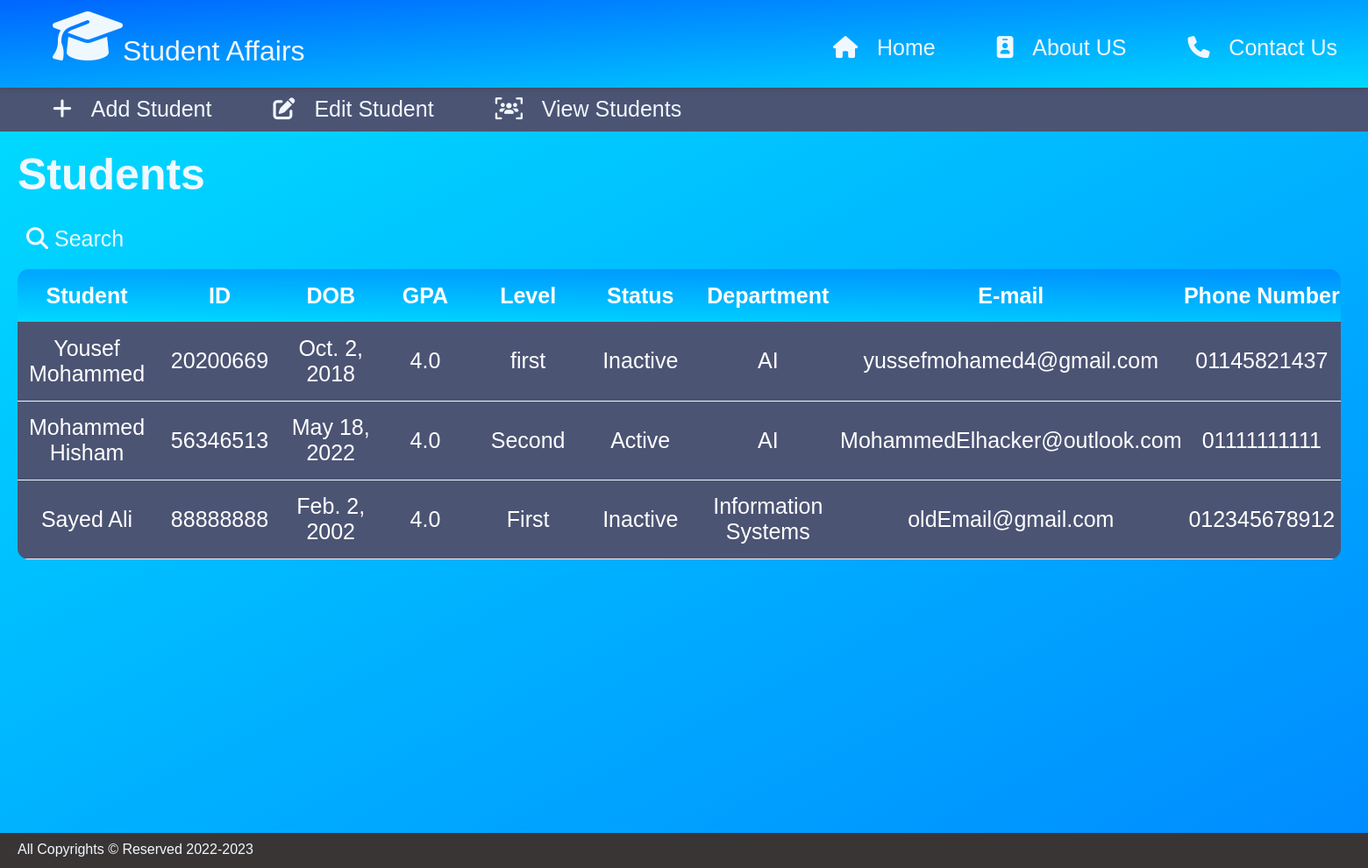
/viewStudents, run on the app's committed database.
### pages/models.py (models this page shows, shortened)
class Student(models.Model):
    sID = models.IntegerField(primary_key=True)
    name = models.CharField(max_length=50)
    dateOfBirth = models.DateField()
    gpa = models.FloatField()
    level = models.CharField(max_length=6)
    gender = models.CharField(max_length=6)
    status = models.CharField(max_length=8)
    department = models.CharField(max_length=23)
    email = models.EmailField()
    phone = models.CharField(max_length=11)
    class Meta:
        ordering = ['sID']
        verbose_name = 'Student'

### pages/views.py (the view)
# urls.py: path('viewStudents', views.viewStudents, name = 'view'),
def viewStudents(request):
    return render(request, 'ViewStudents.html', {'Students': Student.objects.all()})

### templates/ViewStudents.html (shortened to what this page needs)
{% load static %}
<!Doctype html>
<html>
<head>
    <link rel="stylesheet" href="{% static 'assets/CSS/Style1.css'%}">
    <link rel="stylesheet" href="{% static 'assets/CSS/ViewStudents.css'%}">
</head>
<body onresize="customize()" onload="customize()">
    {% include 'Header.html' %}
    <div class="View_All_Students_page">
        <h1>
            Students
        </h1>
            <div class="search" id="textPart1" onclick="searchFocus1()" title="Search"><i class="fa-solid fa-magnifying-glass"></i> <span class="attributeslabel">Search</span> </div>
        <table class="View_All_Students_table" id = "Table1">
            <TR class="table_heder">
                <TH id="Student Col"> Student </TH>
                <TH> ID </TH>
                <TH> DOB </TH>
                <TH> GPA </TH>
                <TH> Level </TH>
                <TH> Status</TH>
                <TH> Department </TH>
                <TH> E-mail </TH>
                <TH> Phone Number </TH>
            </TR>
            {% for student in Students %}
            <TR id="RowData" class="RowData1">
                <TD> {{ student.name }} </TD>
                <TD> {{ student.sID }} </TD>
                <TD> {{ student.dateOfBirth }} </TD>
                <TD> {{ student.gpa }} </TD>
                <TD> {{ student.level }} </TD>
                <TD> {{ student.status }} </TD>
                <TD> {{ student.department }} </TD>
                <TD> {{ student.email }} </TD>
                <TD> {{ student.phone }} </TD>
            </TR>
            {% endfor %}
        </table>
    </div>
    {% include 'Footer.html' %}
</body>
</html>

### templates/Header.html (shortened to what this page needs)
<header>
    <a href="{% url 'home' %}" class="logo" title="Studen Affairs"><i class="fa-solid fa-graduation-cap fa-2xl"></i> <span id ="siteName">Student Affairs</span> </a>
    <ul class="headerList">
        <li>
            <a href="{% url 'home' %}" title="Home"><i class="fa-solid fa-house"></i> <span class="label">Home</span> </a>
        </li>
        <li>
            <a href="{% url 'about' %}" title="About Us"> <i class="fa-solid fa-id-badge"></i> <span class="label">About US</span> </a>
        </li>
        <li>
            <a href="{% url 'contact' %}" title="Contact Us"><i class="fa-solid fa-phone"></i> <span class="label">Contact Us</span> </a>
        </li>
    </ul>
</header>
<nav>
    <ul class="NavList">
        <li>
            <a href="{% url 'add' %}" title="Add Student"><i class="fa-solid fa-plus"></i> <span class="attributeslabel">Add Student</span> </a>
        </li>
        <li>
            <a href="{% url 'edit' %}" title="Edit Student"><i class="fa-solid fa-pen-to-square"></i> <span class="attributeslabel">Edit Student</span> </a>
        </li>
        <li>
            <a href="{% url 'view' %}" title="View Student"><i class="fa-solid fa-users-viewfinder"></i> <span class="attributeslabel">View Students</span> </a>
        </li>
    </ul>
</nav>

### templates/Footer.html
<footer>
    All Copyrights &copy; Reserved 2022-2023
</footer>

### static/assets/CSS/Style1.css (style rules this page uses)
html { height: 100%; }
body { overflow-x: hidden; min-width: 100%; margin: 0px; margin-top: 100px; background-color: rgb(255, 255, 255); font-family: Arial, Helvetica, sans-serif; }
a, .Search { text-align: center; text-decoration: none; color: aliceblue; font-size: 25px; padding: 10px; margin-bottom: 10px; }
header { z-index: 1000; width: 100%; display: flex; justify-content: space-between; background-image: linear-gradient(to bottom right, #0066ff, #00d9ff); height: 100px; top: 0; position: fixed; box-shadow: 0 3px 5px rgba(57, 63, 72, 0.3); }
.logo { display: flex; color: aliceblue; position: relative; margin-top: 30px; margin-left: 50px; size: 200px; font-size: 2rem; }
.headerList { display: flex; margin-right: 0px; margin-top: 30px; position: relative; }
.headerList li { display: flex; margin-left: 25px; margin-right: 25px; color: aliceblue; }
.headerList li i { margin-right: 15px; }
nav { background-color: #4c5474; width: 140%; }
.NavList { width: 100%; padding-left: 0px; display: flex; justify-content: left; margin: 0px; height: 50px; }
.NavList i { margin-right: 15px; }
.NavList li { display: flex; margin-left: 50px; }
footer { bottom: 0px; padding-left: 20px; padding-top: 10px; height: 30px; background-color: rgb(58, 53, 53); color: aliceblue; width: 135.5%; }

### static/assets/CSS/ViewStudents.css (style rules this page uses)
body { min-height: 100%; }
.View_All_Students_page { display: inline-block; min-height: 100vh; background-image: linear-gradient(to bottom right, #00d9ff, #008cff); color: white; padding-left: 20px; font-family: Arial, Helvetica, sans-serif; font-size: 25px; }
h1 { padding-top: 20px; padding-bottom: 20px; margin: 0px; color: aliceblue; }
.View_All_Students_table { display: inline-block; margin-right: 0px; margin-bottom: 20px; border: #3c9de2; border-collapse: collapse; border-radius: 0.5em; overflow: hidden; width: 98%; }
.table_heder { background-image: linear-gradient(1deg, #00d9ff, #008eff); padding-left: 20px; font-family: Arial, Helvetica, sans-serif; font-size: 25px; margin: 50px; height: 60px; position: relative; }
.table_heder th { width: 200px; }
#RowData { border-bottom: aliceblue solid 1px; height: 90px; text-align: center; background-color: #4c5474; padding-top: 300px; padding-bottom: 300px; }
.search { display: inline-block; text-align: center; text-decoration: none; color: aliceblue; font-size: 25px; padding: 10px; margin-bottom: 10px; }

### data on the page
Student: name "Yousef Mohammed", sID "20200669", dateOfBirth "Oct. 2, 2018", gpa "4.0", level "first", status "Inactive", department "AI", email "yussefmohamed4@gmail.com", phone "01145821437"
Student: name "Mohammed Hisham", sID "56346513", dateOfBirth "May 18, 2022", gpa "4.0", level "Second", status "Active", department "AI", email "MohammedElhacker@outlook.com", phone "01111111111"
Student: name "Sayed Ali", sID "88888888", dateOfBirth "Feb. 2, 2002", gpa "4.0", level "First", status "Inactive", department "Information Systems", email "oldEmail@gmail.com", phone "012345678912"
